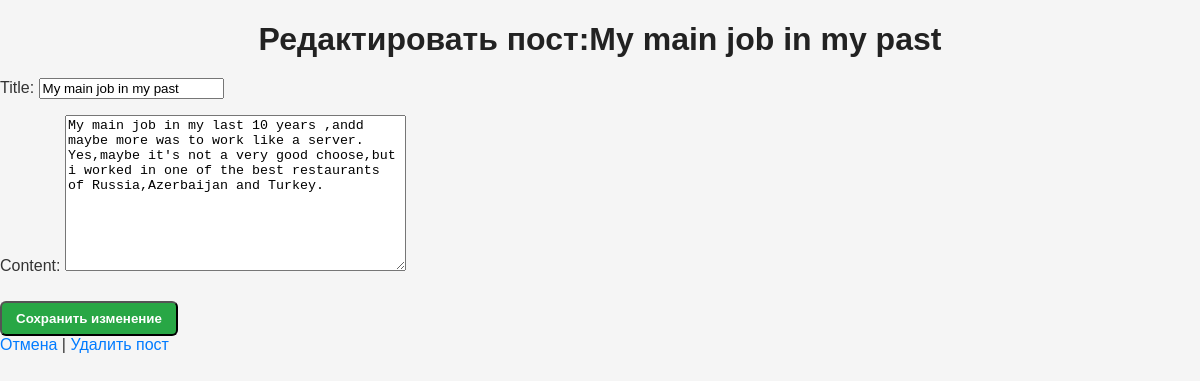
The app's page /post/1/edit/ with its own data.
### blog/models.py (models this page shows, shortened)
class Post(models.Model):
    title = models.CharField(max_length=150, null=True)
    content = models.TextField(null=True)
    created_at = models.DateTimeField(auto_now_add=True)
    updated_at = models.DateTimeField(auto_now=True)

### blog/views.py (the view)
# urls.py: path('post/<int:pk>/edit/', views.post_edit, name='post_edit'),
def post_edit(request, pk):
    post = get_object_or_404(Post, pk=pk)
    if request.method == 'POST':
        form = PostForm(request.POST, instance=post)
        if form.is_valid():
            form.save()
            return redirect('post_detail', pk=post.pk)
    else:
        form = PostForm(instance=post)
    return render(request, 'blog/post_edit.html', {'form':form , 'post':post})

### blog/forms.py
class PostForm(forms.ModelForm):
    class Meta:
        model = Post
        fields = ['title', 'content']

### blog/templates/blog/post_edit.html (shortened to what this page needs)
<!DOCTYPE html>
<html lang="ru">
  <head>
    {% load static %}
    <link rel="stylesheet" href="{% static 'blog/style.css' %}" />
  </head>
  <body>
    <h1>Редактировать пост:{{post.title}}</h1>
    <form method="POST">
      {% csrf_token %} {{ form.as_p}}
      <button type="submit" class="create-btn2">Сохранить изменение</button>
    </form>
    <a href="{% url 'post_detail' post.pk %}">Отмена</a> |
    <a href="{% url 'post_delete' post.pk %}">Удалить пост</a>
  </body>
</html>

### blog/static/blog/style.css (style rules this page uses)
body { margin: 0; padding: 0; font-family: Arial, sans-serif; background-color: #f5f5f5; color: #333; }
h1 { text-align: center; margin-bottom: 20px; color: #222; }
a { text-decoration: none; color: #007bff; }
.create-btn, .create-btn2, .btn { display: inline-block; padding: 8px 14px; border-radius: 6px; font-weight: bold; margin-top: 10px; text-align: center; color: white; }
.create-btn, .create-btn2 { background-color: #28a745; }

### records on screen
Post: title "My main job in my past", content "My main job in my last 10 years ,andd maybe more was to work like a server. Yes,maybe it's not a very good choose,but i worked in one of the best restaurants of Russia,Azerbaijan and Turkey."
